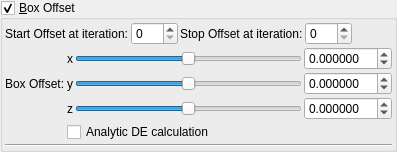
    <widget class="MyGroupBox" name="groupCheck_transf_function_enabledx_false">
     <property name="title">
      <string>&amp;Box Offset</string>
     </property>
     <property name="checkable">
      <bool>true</bool>
     </property>
     <layout class="QVBoxLayout" name="verticalLayout_21" stretch="0,0,0">
      <property name="spacing">
       <number>2</number>
      </property>
      <property name="leftMargin">
       <number>2</number>
      </property>
      <property name="topMargin">
       <number>2</number>
      </property>
      <property name="rightMargin">
       <number>2</number>
      </property>
      <property name="bottomMargin">
       <number>2</number>
      </property>
      <item>
       <layout class="QGridLayout" name="gridLayout_64">
        <property name="spacing">
         <number>2</number>
        </property>
        <item row="1" column="5">
         <spacer name="horizontalSpacer_36">
          <property name="orientation">
           <enum>Qt::Horizontal</enum>
          </property>
          <property name="sizeHint" stdset="0">
           <size>
            <width>40</width>
            <height>20</height>
           </size>
          </property>
         </spacer>
        </item>
        <item row="1" column="2">
         <widget class="QLabel" name="label_248">
          <property name="text">
           <string>Stop Offset at iteration:</string>
          </property>
         </widget>
        </item>
        <item row="1" column="3">
         <widget class="MySpinBox" name="spinboxInt_transf_stop_iterations_A">
          <property name="sizePolicy">
           <sizepolicy hsizetype="Minimum" vsizetype="Maximum">
            <horstretch>0</horstretch>
            <verstretch>0</verstretch>
           </sizepolicy>
          </property>
          <property name="maximum">
           <number>999</number>
          </property>
         </widget>
        </item>
        <item row="1" column="1">
         <widget class="MySpinBox" name="spinboxInt_transf_start_iterations_A">
          <property name="sizePolicy">
           <sizepolicy hsizetype="Minimum" vsizetype="Maximum">
            <horstretch>0</horstretch>
            <verstretch>0</verstretch>
           </sizepolicy>
          </property>
          <property name="maximum">
           <number>999</number>
          </property>
         </widget>
        </item>
        <item row="1" column="0">
         <widget class="QLabel" name="label_249">
          <property name="text">
           <string>Start Offset at iteration:</string>
          </property>
         </widget>
        </item>
       </layout>
      </item>
      <item>
       <layout class="QGridLayout" name="gridLayout">
        <property name="spacing">
         <number>2</number>
        </property>
        <item row="1" column="3">
         <widget class="QSlider" name="slider3_transf_addition_constantA_000_x">
          <property name="sizePolicy">
           <sizepolicy hsizetype="Expanding" vsizetype="Maximum">
            <horstretch>0</horstretch>
            <verstretch>0</verstretch>
           </sizepolicy>
          </property>
          <property name="minimum">
           <number>-10000000</number>
          </property>
          <property name="maximum">
           <number>10000000</number>
          </property>
          <property name="value">
           <number>0</number>
          </property>
          <property name="sliderPosition">
           <number>0</number>
          </property>
          <property name="orientation">
           <enum>Qt::Horizontal</enum>
          </property>
         </widget>
        </item>
        <item row="1" column="2">
         <widget class="QLabel" name="label_109">
          <property name="text">
           <string notr="true">x</string>
          </property>
         </widget>
        </item>
        <item row="2" column="2">
         <widget class="QLabel" name="label_110">
          <property name="text">
           <string notr="true">y</string>
          </property>
         </widget>
        </item>
        <item row="2" column="3">
         <widget class="QSlider" name="slider3_transf_addition_constantA_000_y">
          <property name="sizePolicy">
           <sizepolicy hsizetype="Expanding" vsizetype="Maximum">
            <horstretch>0</horstretch>
            <verstretch>0</verstretch>
           </sizepolicy>
          </property>
          <property name="minimum">
           <number>-10000000</number>
          </property>
          <property name="maximum">
           <number>10000000</number>
          </property>
          <property name="value">
           <number>0</number>
          </property>
          <property name="sliderPosition">
           <number>0</number>
          </property>
          <property name="orientation">
           <enum>Qt::Horizontal</enum>
          </property>
         </widget>
        </item>
        <item row="3" column="3">
         <widget class="QSlider" name="slider3_transf_addition_constantA_000_z">
          <property name="sizePolicy">
           <sizepolicy hsizetype="Expanding" vsizetype="Maximum">
            <horstretch>0</horstretch>
            <verstretch>0</verstretch>
           </sizepolicy>
          </property>
          <property name="minimum">
           <number>-10000000</number>
          </property>
          <property name="maximum">
           <number>10000000</number>
          </property>
          <property name="value">
           <number>0</number>
          </property>
          <property name="sliderPosition">
           <number>0</number>
          </property>
          <property name="orientation">
           <enum>Qt::Horizontal</enum>
          </property>
         </widget>
        </item>
        <item row="3" column="4">
         <widget class="MyDoubleSpinBox" name="spinbox3_transf_addition_constantA_000_z">
          <property name="sizePolicy">
           <sizepolicy hsizetype="Minimum" vsizetype="Maximum">
            <horstretch>0</horstretch>
            <verstretch>0</verstretch>
           </sizepolicy>
          </property>
          <property name="prefix">
           <string/>
          </property>
          <property name="suffix">
           <string/>
          </property>
          <property name="decimals">
           <number>6</number>
          </property>
          <property name="minimum">
           <double>-99.989999999999995</double>
          </property>
          <property name="maximum">
           <double>99.989999999999995</double>
          </property>
          <property name="singleStep">
           <double>0.100000000000000</double>
          </property>
         </widget>
        </item>
        <item row="1" column="4">
         <widget class="MyDoubleSpinBox" name="spinbox3_transf_addition_constantA_000_x">
          <property name="sizePolicy">
           <sizepolicy hsizetype="Minimum" vsizetype="Maximum">
            <horstretch>0</horstretch>
            <verstretch>0</verstretch>
           </sizepolicy>
          </property>
          <property name="prefix">
           <string/>
          </property>
          <property name="suffix">
           <string/>
          </property>
          <property name="decimals">
           <number>6</number>
          </property>
          <property name="minimum">
           <double>-99.989999999999995</double>
          </property>
          <property name="maximum">
           <double>99.989999999999995</double>
          </property>
          <property name="singleStep">
           <double>0.100000000000000</double>
          </property>
         </widget>
        </item>
        <item row="2" column="1">
         <widget class="QLabel" name="label_2">
          <property name="text">
           <string>Box Offset:</string>
          </property>
         </widget>
        </item>
        <item row="2" column="4">
         <widget class="MyDoubleSpinBox" name="spinbox3_transf_addition_constantA_000_y">
          <property name="sizePolicy">
           <sizepolicy hsizetype="Minimum" vsizetype="Maximum">
            <horstretch>0</horstretch>
            <verstretch>0</verstretch>
           </sizepolicy>
          </property>
          <property name="prefix">
           <string/>
          </property>
          <property name="suffix">
           <string/>
          </property>
          <property name="decimals">
           <number>6</number>
          </property>
          <property name="minimum">
           <double>-99.989999999999995</double>
          </property>
          <property name="maximum">
           <double>99.989999999999995</double>
          </property>
          <property name="singleStep">
           <double>0.100000000000000</double>
          </property>
         </widget>
        </item>
        <item row="3" column="2">
         <widget class="QLabel" name="label_111">
          <property name="text">
           <string notr="true">z</string>
          </property>
         </widget>
        </item>
        <item row="4" column="2" colspan="2">
         <widget class="QCheckBox" name="checkBox_transf_function_enabledz_false">
          <property name="toolTip">
           <string>&lt;html&gt;&lt;head/&gt;&lt;body&gt;&lt;p&gt;Can sometimes improve render quality when using analytic DE&lt;/p&gt;&lt;/body&gt;&lt;/html&gt;</string>
          </property>
          <property name="text">
           <string>Analytic DE calculation</string>
          </property>
         </widget>
        </item>
       </layout>
      </item>
      <item>
       <widget class="Line" name="line_9">
        <property name="orientation">
         <enum>Qt::Horizontal</enum>
        </property>
       </widget>
      </item>
     </layout>
    </widget>
